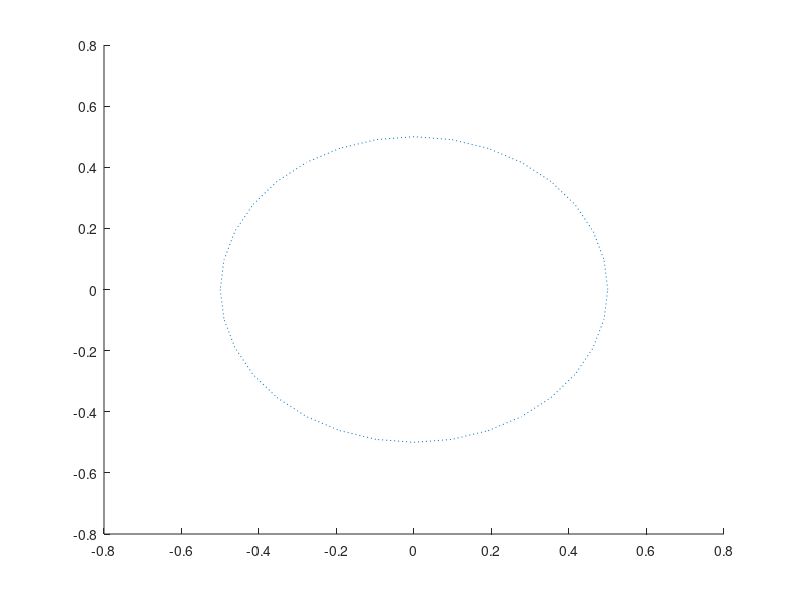

MATLAB code to generate this figure: (Note: this script raises an error after producing the figure.)
function polargrf(ga);
%POLARGRF	Polar coordinate plot for GFILTERD
%	POLARGRF creates the polar graph plot used in
%	the program GFILTERD.

%       Dennis W. Brown 4-3-95
%       Naval Postgraduate School, Monterey, CA
%       May be freely distributed.
%       Not for use in commercial products.


if nargin < 1,
	ga = gca;
end;

% radius variables
rmin = 0.5; rmax = 1.5; rinc = 0.5; rticks = 3;

% define a circle
th = 0:pi/16:2*pi;
xunit = cos(th)';
yunit = sin(th)';

global SPC_UNIT_CIRCLE SPC_POLAR_AXIS

% draw circles
for i=rmin:rinc:rmax
	if i ~= 1,
		h = line(xunit*i,yunit*i);
		set(h,'LineStyle',':','color',SPC_POLAR_AXIS,'linewidth',0.5);
	else,
		h = line(xunit*i,yunit*i);
		set(h,'LineStyle','-','color',SPC_UNIT_CIRCLE,'linewidth',0.5);
	end;
end;

% draw spokes
th = (1:6)*2*pi/12;
cst = cos(th); snt = sin(th);
xx = [0.5 1.5]';
x1 = exp(j*pi/6) * xx;
x2 = exp(j*pi/3) * xx;
x3 = j * xx;
x = [x1 x2];
x = [x conj(x) xx x3];
x = [x -x];

h = line(real(x),imag(x));
set(h,'LineStyle',':','color',SPC_POLAR_AXIS,'linewidth',0.5);

% annotate spokes in degrees
rt = 1.1*rmax;
for i = 3:3:max(size(th))
%	text(rt*cst(i),rt*snt(i),int2str(i*30),...
%		'horizontalalignment','center');
	if i == max(size(th))
		loc = int2str(0);
	else
		loc = int2str(180+i*30);
	end
%	text(-rt*cst(i),-rt*snt(i),loc,'horizontalalignment','center');
end

% set viewto 2-D
view(0,90);

% set axis limits
axis(1.1*rmax*[-1 1 -1.1 1.1]);
axis('equal');axis('off');

set(get(gca,'title'),'Visible','on');
set(get(gca,'ylabel'),'Visible','on');
set(get(gca,'xlabel'),'Visible','on');
